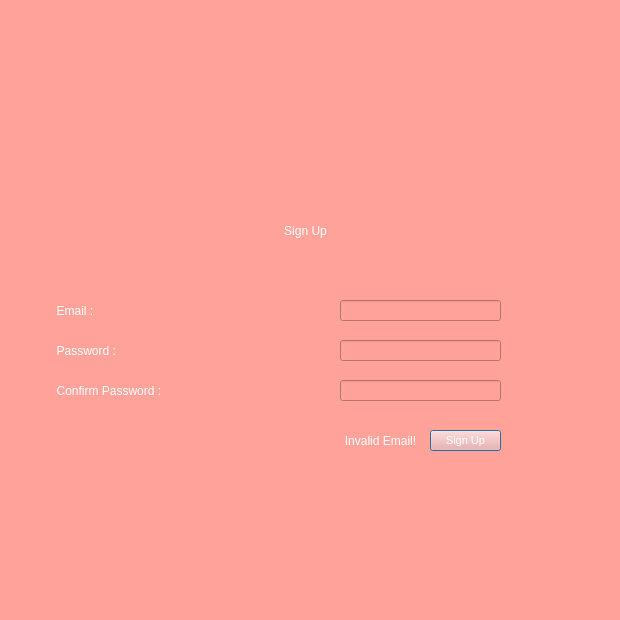
<?xml version="1.0" encoding="UTF-8"?>
<ui version="4.0">
 <class>SignUp</class>
 <widget class="QDialog" name="SignUp">
  <property name="geometry">
   <rect>
    <x>0</x>
    <y>0</y>
    <width>620</width>
    <height>620</height>
   </rect>
  </property>
  <property name="windowTitle">
   <string>Dialog</string>
  </property>
  <property name="styleSheet">
   <string notr="true">background-color: rgb(255,162,154);</string>
  </property>
  <widget class="QLabel" name="label">
   <property name="geometry">
    <rect>
     <x>0</x>
     <y>210</y>
     <width>611</width>
     <height>41</height>
    </rect>
   </property>
   <property name="styleSheet">
    <string notr="true">color: rgb(255, 255, 255);</string>
   </property>
   <property name="text">
    <string>Sign Up</string>
   </property>
   <property name="alignment">
    <set>Qt::AlignCenter</set>
   </property>
  </widget>
  <widget class="QLabel" name="label_5">
   <property name="geometry">
    <rect>
     <x>10</x>
     <y>300</y>
     <width>461</width>
     <height>21</height>
    </rect>
   </property>
   <property name="styleSheet">
    <string notr="true">color: rgb(255, 255, 255);</string>
   </property>
   <property name="text">
    <string>              Email : </string>
   </property>
  </widget>
  <widget class="QLabel" name="label_6">
   <property name="geometry">
    <rect>
     <x>10</x>
     <y>340</y>
     <width>461</width>
     <height>21</height>
    </rect>
   </property>
   <property name="styleSheet">
    <string notr="true">color: rgb(255, 255, 255);</string>
   </property>
   <property name="text">
    <string>              Password : </string>
   </property>
  </widget>
  <widget class="QLabel" name="label_7">
   <property name="geometry">
    <rect>
     <x>10</x>
     <y>380</y>
     <width>461</width>
     <height>21</height>
    </rect>
   </property>
   <property name="styleSheet">
    <string notr="true">color: rgb(255, 255, 255);</string>
   </property>
   <property name="text">
    <string>              Confirm Password : </string>
   </property>
  </widget>
  <widget class="QLineEdit" name="cpassword">
   <property name="geometry">
    <rect>
     <x>340</x>
     <y>380</y>
     <width>161</width>
     <height>21</height>
    </rect>
   </property>
   <property name="font">
    <font>
     <pointsize>9</pointsize>
    </font>
   </property>
   <property name="styleSheet">
    <string notr="true"/>
   </property>
   <property name="text">
    <string/>
   </property>
  </widget>
  <widget class="QLineEdit" name="password">
   <property name="geometry">
    <rect>
     <x>340</x>
     <y>340</y>
     <width>161</width>
     <height>21</height>
    </rect>
   </property>
   <property name="font">
    <font>
     <pointsize>9</pointsize>
    </font>
   </property>
   <property name="styleSheet">
    <string notr="true"/>
   </property>
   <property name="text">
    <string/>
   </property>
  </widget>
  <widget class="QLineEdit" name="email">
   <property name="geometry">
    <rect>
     <x>340</x>
     <y>300</y>
     <width>161</width>
     <height>21</height>
    </rect>
   </property>
   <property name="font">
    <font>
     <pointsize>9</pointsize>
    </font>
   </property>
   <property name="styleSheet">
    <string notr="true"/>
   </property>
   <property name="text">
    <string/>
   </property>
  </widget>
  <widget class="QPushButton" name="signup">
   <property name="geometry">
    <rect>
     <x>430</x>
     <y>430</y>
     <width>71</width>
     <height>21</height>
    </rect>
   </property>
   <property name="font">
    <font>
     <pointsize>8</pointsize>
    </font>
   </property>
   <property name="styleSheet">
    <string notr="true">color: rgb(255, 255, 255);</string>
   </property>
   <property name="text">
    <string>Sign Up</string>
   </property>
  </widget>
  <widget class="QLabel" name="invalid">
   <property name="geometry">
    <rect>
     <x>150</x>
     <y>430</y>
     <width>461</width>
     <height>21</height>
    </rect>
   </property>
   <property name="font">
    <font>
     <family>Segoe UI Historic</family>
     <pointsize>9</pointsize>
    </font>
   </property>
   <property name="styleSheet">
    <string notr="true">color: rgb(255, 255, 255);</string>
   </property>
   <property name="text">
    <string>Invalid Email!</string>
   </property>
   <property name="alignment">
    <set>Qt::AlignCenter</set>
   </property>
  </widget>
  <zorder>invalid</zorder>
  <zorder>label</zorder>
  <zorder>label_5</zorder>
  <zorder>label_6</zorder>
  <zorder>label_7</zorder>
  <zorder>cpassword</zorder>
  <zorder>password</zorder>
  <zorder>email</zorder>
  <zorder>signup</zorder>
 </widget>
 <resources/>
 <connections/>
</ui>
